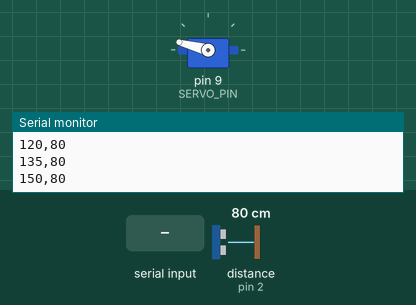
Recording of a sketch running on a simulated Arduino Mega 2560, built with avr-gcc and run on an emulated ATmega2560. Parts: servo, the last lines printed to the serial monitor. Wiring (inferred from the names in the program): ultrasonic range finder: trigger pin 7; echo pin 2. The inputs (shaded band) are chosen by the test bench; at power-on: distance to the obstacle (sensor on pin 2) 80 cm. The echo pulse lasts 58.3 µs per cm.

Above: at 4.2 s.
4.3 s: distance to the obstacle (sensor on pin 2) set to 2 cm
At 5.4 s:
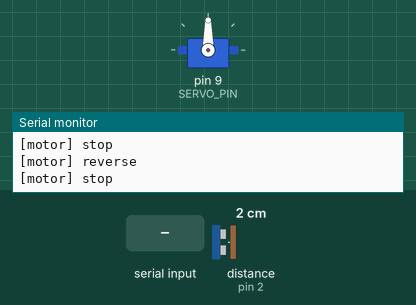
7.3 s: "x90\n" received over Serial
At 7.33 s:
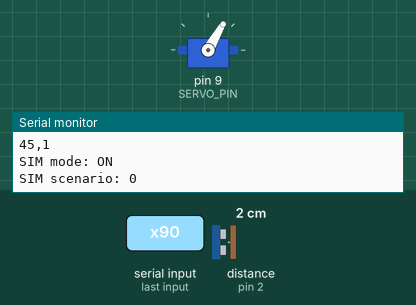
10.3 s: "x,45\n" received over Serial
At 11.6 s:
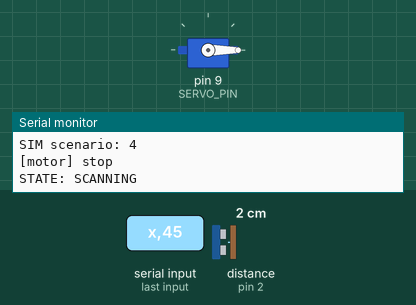
13.3 s: distance to the obstacle (sensor on pin 2) set to 18 cm
Timing chart, 0 to 16.3 s (numbered marks = the images above; inputs shaded):
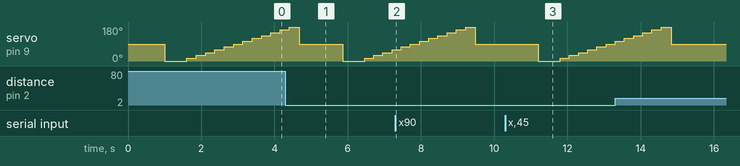

The sketch:

M3_navigation.ino
```cpp
/*
  M3 - Sensing and Navigation Engineer
  Project 1: Autonomous SLAM-Inspired Occupancy Mapping Rover (Tinkercad)

  Wiring (Tinkercad):
    Micro servo signal -> D9   (servo power from external 5V/9V rail, common GND)
    HC-SR04 TRIG       -> D7
    HC-SR04 ECHO       -> D2   (INT0, needed for the interrupt)
    HC-SR04 VCC/GND    -> 5V / GND

  Servo angle convention (assumption, tell team):
    90 deg = straight ahead, 0 deg = right, 180 deg = left

  Features:
    - Interrupt-driven ultrasonic ping (no pulseIn)
    - 15-degree scan, 13 positions (0..180), all timing with millis()
    - Edge detection (free <-> blocked) between neighbouring angles
    - FSM: IDLE, SCANNING, CALCULATING, MOVING, EMERGENCY_STOP
    - Motor stubs (replace with M2's real functions when merged)
    - SIM mode: virtual scan scenarios, because Tinkercad's HC-SR04 gives
      one distance regardless of servo angle

  Serial Monitor (9600 baud) commands:
    x     toggle SIM mode on/off
    0..4  choose SIM scenario
          0 open path, 1 wall ahead + left open, 2 dead end,
          3 narrow exit on far left, 4 obstacle too close (emergency)
*/

#include <Servo.h>

// ---------- Pins ----------
const uint8_t SERVO_PIN = 9;
const uint8_t TRIG_PIN  = 7;
const uint8_t ECHO_PIN  = 2;

// ---------- Scan settings ----------
const uint8_t NUM_POS   = 13;   // 0,15,...,180
const uint8_t STEP_DEG  = 15;
const uint8_t FRONT_IDX = 6;    // index of 90 degrees

// ---------- Distance thresholds (cm) ----------
const uint16_t BLOCK_CM     = 20;   // below this an angle is "blocked"
const uint16_t SAFE_CM      = 30;   // front must be at least this to go straight
const uint16_t EMERGENCY_CM = 10;   // below this -> EMERGENCY_STOP
const uint16_t MAX_CM       = 200;  // cap / no-echo value

// ---------- Timing (ms) ----------
const unsigned long SETTLE_MS          = 250;   // servo settle between steps
const unsigned long SETTLE_FIRST_MS    = 600;   // servo returning to 0
const unsigned long PING_TIMEOUT_MS    = 30;
const unsigned long IDLE_MS            = 1000;
const unsigned long FORWARD_MS         = 1000;  // one move segment
const unsigned long MS_PER_DEG         = 10;    // pivot time per degree (M2 calibrates)
const unsigned long CHECK_INTERVAL_MS  = 80;    // front check while moving
const unsigned long SERVO_RETURN_MS    = 300;   // ignore checks while servo returns to 90
const unsigned long EMERGENCY_BACK_MS  = 400;
const unsigned long EMERGENCY_WAIT_MS  = 500;

// ---------- Motor stubs: REPLACE with M2's functions ----------
void stop()       { Serial.println(F("[motor] stop")); }
void forward()    { Serial.println(F("[motor] forward")); }
void reverse()    { Serial.println(F("[motor] reverse")); }
void pivotLeft()  { Serial.println(F("[motor] pivotLeft")); }
void pivotRight() { Serial.println(F("[motor] pivotRight")); }

// ---------- Simulated scenarios (13 distances, 0..180 deg) ----------
const uint16_t SCENARIO[5][13] = {
  {200,200,200,200,200,200,200,200,200,200,200,200,200}, // 0 open path
  { 60, 60, 60, 60, 60, 15, 15, 15,150,150,150,150,150}, // 1 wall ahead, left open
  { 12, 12, 12, 12, 12, 12, 12, 12, 12, 12, 12, 12, 12}, // 2 dead end
  { 12, 12, 12, 12, 12, 12, 12, 12, 12, 12, 12, 12, 40}, // 3 narrow exit far left
  {100,100,100,100,100, 50,  8, 50,100,100,100,100,100}  // 4 too close
};
bool simMode = false;
uint8_t scenario = 0;

// ---------- Interrupt ping ----------
volatile unsigned long echoStart = 0;
volatile unsigned long echoEnd   = 0;
volatile bool echoDone = false;
unsigned long pingStartedMs = 0;
uint16_t lastDistance = MAX_CM;

void echoISR() {
  if (digitalRead(ECHO_PIN) == HIGH) {
    echoStart = micros();
  } else {
    echoEnd = micros();
    echoDone = true;
  }
}

void startPing() {
  noInterrupts();
  echoDone = false;
  echoStart = 0;
  echoEnd = 0;
  interrupts();
  digitalWrite(TRIG_PIN, LOW);
  delayMicroseconds(2);
  digitalWrite(TRIG_PIN, HIGH);
  delayMicroseconds(10);
  digitalWrite(TRIG_PIN, LOW);
  pingStartedMs = millis();
}

// returns true when a result is ready (lastDistance updated)
bool pollPing() {
  bool done;
  unsigned long s, e;
  noInterrupts();
  done = echoDone;
  s = echoStart;
  e = echoEnd;
  interrupts();

  if (done) {
    unsigned long cm = (e - s) / 58UL;
    lastDistance = (cm > MAX_CM) ? MAX_CM : (uint16_t)cm;
    return true;
  }
  if (millis() - pingStartedMs >= PING_TIMEOUT_MS) {
    lastDistance = MAX_CM;   // no echo = nothing in range
    return true;
  }
  return false;
}

// ---------- State machine ----------
enum State { IDLE, SCANNING, CALCULATING, MOVING, EMERGENCY_STOP };
const char* STATE_NAMES[] = {"IDLE", "SCANNING", "CALCULATING", "MOVING", "EMERGENCY_STOP"};

State state = IDLE;
unsigned long stateTimer = 0;
uint8_t subPhase = 0;
bool pingActive = false;
unsigned long lastCheck = 0;

Servo scanServo;
uint16_t dist[13];
bool blocked[13];
uint8_t scanStep = 0;

int8_t pivotDir = 0;          // +1 left, -1 right, 0 none
unsigned long pivotMs = 0;

void changeState(State next) {
  state = next;
  stateTimer = millis();
  subPhase = 0;
  pingActive = false;

  Serial.print(F("STATE: "));
  Serial.println(STATE_NAMES[next]);

  switch (next) {
    case IDLE:
      stop();
      break;
    case SCANNING:
      scanStep = 0;
      scanServo.write(0);
      break;
    case CALCULATING:
      break;
    case MOVING:
      scanServo.write(90);
      lastCheck = millis();
      if (pivotMs > 0) {
        if (pivotDir > 0) pivotLeft(); else pivotRight();
        subPhase = 0;            // pivoting
      } else {
        forward();
        subPhase = 1;            // driving
      }
      break;
    case EMERGENCY_STOP:
      stop();
      reverse();
      break;
  }
}

void handleIdle() {
  if (millis() - stateTimer >= IDLE_MS) changeState(SCANNING);
}

void handleScanning() {
  if (subPhase == 0) {                       // waiting for servo to settle
    unsigned long settle = (scanStep == 0) ? SETTLE_FIRST_MS : SETTLE_MS;
    if (millis() - stateTimer >= settle) {
      startPing();
      subPhase = 1;
    }
    return;
  }

  if (!pollPing()) return;                   // waiting for echo interrupt

  uint16_t d = simMode ? SCENARIO[scenario][scanStep] : lastDistance;
  dist[scanStep] = d;
  blocked[scanStep] = (d < BLOCK_CM);

  Serial.print(scanStep * STEP_DEG);         // angle,distance
  Serial.print(',');
  Serial.println(d);

  if (scanStep > 0 && blocked[scanStep] != blocked[scanStep - 1]) {
    Serial.print(F("EDGE at "));
    Serial.print(scanStep * STEP_DEG);
    Serial.println(blocked[scanStep] ? F(" deg: FREE->BLOCKED") : F(" deg: BLOCKED->FREE"));
  }

  scanStep++;
  if (scanStep >= NUM_POS) {
    if (dist[FRONT_IDX] < EMERGENCY_CM) changeState(EMERGENCY_STOP);
    else changeState(CALCULATING);
  } else {
    scanServo.write(scanStep * STEP_DEG);
    stateTimer = millis();
    subPhase = 0;
  }
}

void handleCalculating() {
  bool frontClear = dist[FRONT_IDX - 1] >= SAFE_CM &&
                    dist[FRONT_IDX]     >= SAFE_CM &&
                    dist[FRONT_IDX + 1] >= SAFE_CM;

  if (frontClear) {
    pivotDir = 0;
    pivotMs = 0;
    Serial.println(F("DECISION: front clear, go forward"));
  } else {
    int best = FRONT_IDX;
    uint16_t bestD = 0;
    for (int i = 0; i < NUM_POS; i++) {
      if (dist[i] > bestD ||
          (dist[i] == bestD && abs(i - FRONT_IDX) < abs(best - FRONT_IDX))) {
        best = i;
        bestD = dist[i];
      }
    }

    if (bestD < BLOCK_CM) {                  // everything blocked: dead end
      pivotDir = 1;
      pivotMs = 180UL * MS_PER_DEG;
      Serial.println(F("DECISION: dead end, turn around 180 deg"));
    } else {
      int deg = (best - FRONT_IDX) * STEP_DEG;   // + = left, - = right
      pivotDir = (deg > 0) ? 1 : ((deg < 0) ? -1 : 0);
      pivotMs = (unsigned long)abs(deg) * MS_PER_DEG;
      Serial.print(F("DECISION: best angle "));
      Serial.print(best * STEP_DEG);
      Serial.print(F(" deg ("));
      Serial.print(bestD);
      Serial.print(F(" cm), pivot "));
      Serial.print(abs(deg));
      Serial.println(deg > 0 ? F(" deg left") : F(" deg right"));
    }
  }
  changeState(MOVING);
}

void handleMoving() {
  if (subPhase == 0) {                       // pivoting
    if (millis() - stateTimer >= pivotMs) {
      stop();
      forward();
      subPhase = 1;
      stateTimer = millis();
      lastCheck = millis();
    }
    return;
  }

  // driving forward: watch the front with the interrupt ping
  if (!simMode) {
    if (!pingActive &&
        millis() - stateTimer >= SERVO_RETURN_MS &&
        millis() - lastCheck >= CHECK_INTERVAL_MS) {
      startPing();
      pingActive = true;
    }
    if (pingActive && pollPing()) {
      pingActive = false;
      lastCheck = millis();
      if (lastDistance < EMERGENCY_CM) {
        changeState(EMERGENCY_STOP);
        return;
      }
    }
  }

  if (millis() - stateTimer >= FORWARD_MS) {
    stop();
    changeState(SCANNING);
  }
}

void handleEmergency() {
  if (subPhase == 0) {
    if (millis() - stateTimer >= EMERGENCY_BACK_MS) {
      stop();
      subPhase = 1;
      stateTimer = millis();
    }
  } else if (millis() - stateTimer >= EMERGENCY_WAIT_MS) {
    changeState(SCANNING);
  }
}

void handleSerialCommands() {
  while (Serial.available()) {
    char c = Serial.read();
    if (c == 'x') {
      simMode = !simMode;
      Serial.print(F("SIM mode: "));
      Serial.println(simMode ? F("ON") : F("OFF"));
    } else if (c >= '0' && c <= '4') {
      scenario = c - '0';
      Serial.print(F("SIM scenario: "));
      Serial.println(scenario);
    }
  }
}

void setup() {
  Serial.begin(9600);
  pinMode(TRIG_PIN, OUTPUT);
  pinMode(ECHO_PIN, INPUT);
  digitalWrite(TRIG_PIN, LOW);
  scanServo.attach(SERVO_PIN);
  attachInterrupt(digitalPinToInterrupt(ECHO_PIN), echoISR, CHANGE);
  Serial.println(F("M3 navigation ready. x = toggle SIM, 0-4 = scenario"));
  changeState(IDLE);
}

void loop() {
  handleSerialCommands();
  switch (state) {
    case IDLE:           handleIdle();       break;
    case SCANNING:       handleScanning();   break;
    case CALCULATING:    handleCalculating();break;
    case MOVING:         handleMoving();     break;
    case EMERGENCY_STOP: handleEmergency();  break;
  }
}
```
